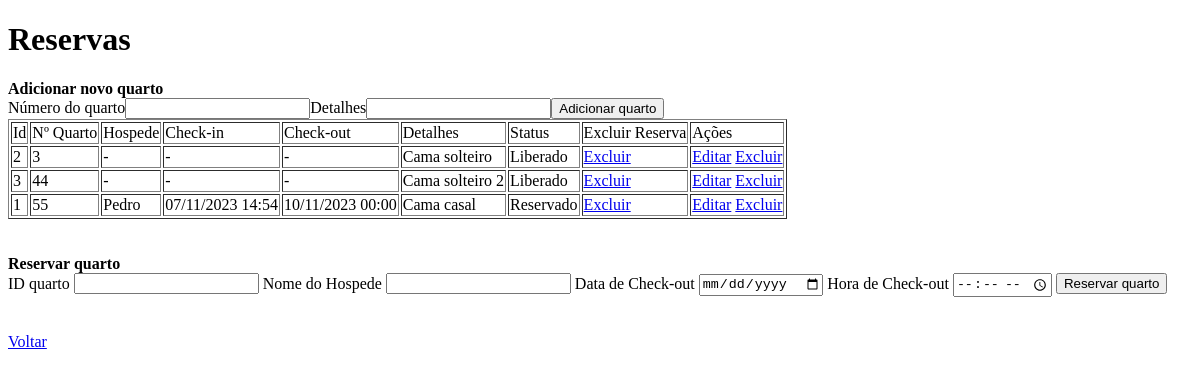
The app's page /reservas (signed in), older data.
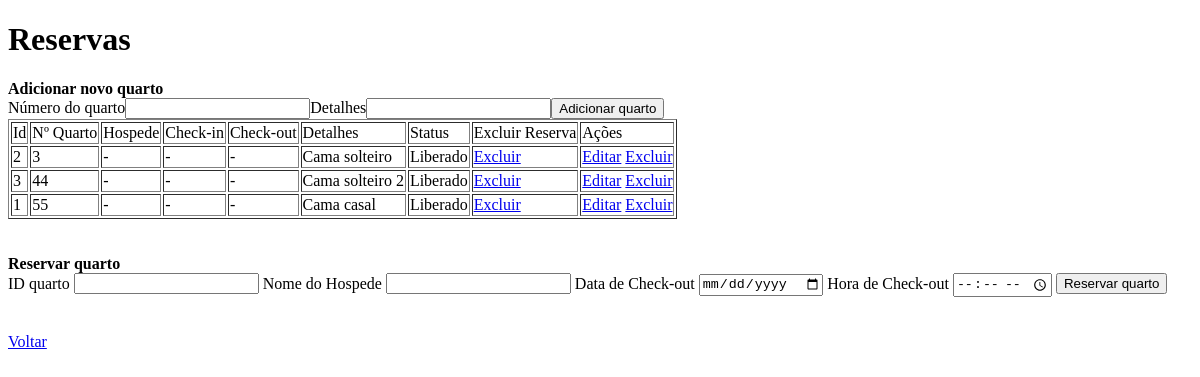
The same page, newer data.
### hms_softforge/models.py (models this page shows)
class Quarto(database.Model):
    id = database.Column(database.Integer, primary_key=True)
    quarto = database.Column(database.Integer, nullable=False, unique=True)
    hospede = database.Column(database.String)
    check_in = database.Column(database.DateTime)
    check_out = database.Column(database.DateTime)
    detalhes = database.Column(database.String)
    status = database.Column(database.Boolean, nullable=False, default=False)

### hms_softforge/routes.py (the view)
@app.route("/reservas", methods=["GET", "POST", "PATCH"])
@login_required
def reservas():
    form_quarto = FormCriarQuarto()
    form_reserva = FormReservarQuarto()
    tabela_quartos = Quarto.query.order_by(Quarto.quarto).all()
    return render_template("reservas.html", form_quarto=form_quarto, form_reserva=form_reserva, tabela_quartos=tabela_quartos)

### hms_softforge/forms.py
class FormCriarQuarto(FlaskForm):
    quarto = IntegerField("Número do quarto", validators=[DataRequired()])
    detalhes = StringField("Detalhes")
    botao_confirmacao = SubmitField("Adicionar quarto")

class FormReservarQuarto(FlaskForm):
    id = IntegerField("ID quarto", validators=[DataRequired()])
    hospede = StringField("Nome do Hospede", validators=[DataRequired()])
    check_out = DateField("Data de Check-out", validators=[DataRequired()])
    check_out_time = TimeField("Hora de Check-out", validators=[DataRequired()])  # Adicione um campo de hora
    botao_confirmacao = SubmitField("Reservar quarto")

### hms_softforge/models.py (called while the page is built)
@login_manager.user_loader
def load_usuario(id_usuario):
    return Usuario.query.get(int(id_usuario))

### hms_softforge/templates/reservas.html (shortened to what this page needs)
<!DOCTYPE html>
<html lang="en">
<head>
</head>
<body>
    <h1>Reservas</h1>
    <table border="1">
        <form method="POST" action="{{ url_for('criar_quarto') }}">
            <strong>Adicionar novo quarto</strong>
            <br>
            {{ form_quarto.quarto.label() }}
            {{ form_quarto.quarto() }}
            {{ form_quarto.detalhes.label() }}
            {{ form_quarto.detalhes() }}
            {{ form_quarto.botao_confirmacao }}
        </form>
        <tr>
            <td>Id</td>
            <td>Nº Quarto</td>
            <td>Hospede</td>
            <td>Check-in</td>
            <td>Check-out</td>
            <td>Detalhes</td>
            <td>Status</td>
            <td>Excluir Reserva</td>
            <td>Ações</td>
        </tr>
        {% for quarto in tabela_quartos %}
            <tr>
                <td>{{ quarto.id }}</td>
                <td>{{ quarto.quarto }}</td>
                <td>{{ quarto.hospede or "-" }}</td>
                <td>{{ quarto.check_in.strftime("%d/%m/%Y %H:%M") if quarto.check_in else "-" }}</td>
                <td>{{ quarto.check_out.strftime("%d/%m/%Y %H:%M") if quarto.check_out else "-" }}</td>
                <td>{{ quarto.detalhes }}</td>
                <td>{{ "Reservado" if quarto.status else "Liberado" }}</td>
                <td><a href="{{ url_for('excluir_info', quarto_id=quarto.id) }}">Excluir</a></td>
                <td>
                    <a href="{{ url_for('editar_quarto', quarto_id=quarto.id) }}">Editar</a>
                    <a href="{{ url_for('excluir_quarto', quarto_id=quarto.id) }}">Excluir</a>
                </td>
            </tr>
        {% endfor %}
    </table>
    <br><br>
    <form method="POST" action="{{ url_for('reservar_quarto') }}">
        <strong>Reservar quarto</strong>
        <br>
        {{ form_reserva.id.label }}
        {{ form_reserva.id }}
        {{ form_reserva.hospede.label }}
        {{ form_reserva.hospede }}
        {{ form_reserva.check_out.label }}
        {{ form_reserva.check_out }}
        {{ form_reserva.check_out_time.label }}
        {{ form_reserva.check_out_time }}
        {{ form_reserva.botao_confirmacao }}
    </form>
    <br><br>
    <a href="telaHome">Voltar</a>
</body>
</html>

Row changes from the older to the newer data that the page shows:
changed Quarto "Cama casal": hospede "Pedro" → "-"; check_in "07/11/2023 14:54" → "-"; check_out "10/11/2023 00:00" → "-"; status "Reservado" → "Liberado"
